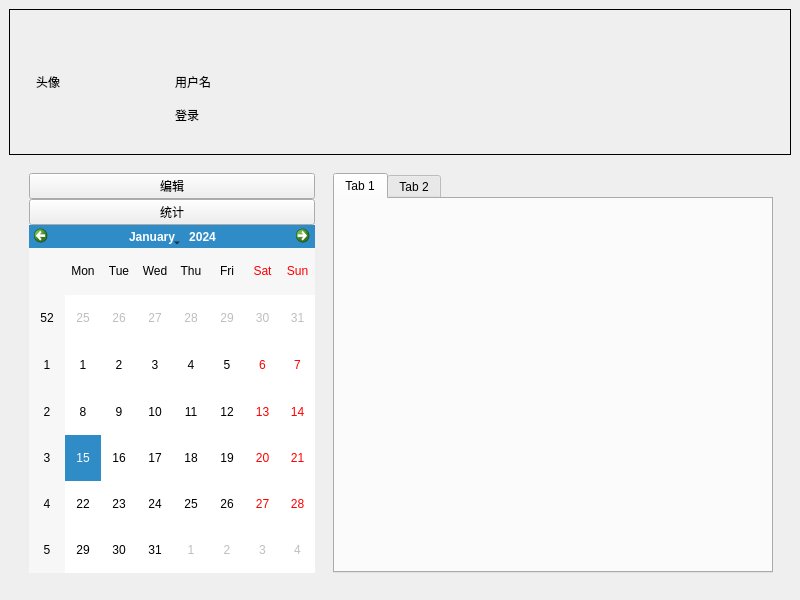
<?xml version="1.0" encoding="UTF-8"?>
<ui version="4.0">
 <class>MainWindow</class>
 <widget class="QMainWindow" name="MainWindow">
  <property name="geometry">
   <rect>
    <x>0</x>
    <y>0</y>
    <width>800</width>
    <height>600</height>
   </rect>
  </property>
  <property name="windowTitle">
   <string>MainWindow</string>
  </property>
  <widget class="QWidget" name="centralwidget">
   <layout class="QVBoxLayout" name="verticalLayout_2">
    <item>
     <layout class="QVBoxLayout" name="verticalLayout" stretch="1,3">
      <property name="spacing">
       <number>0</number>
      </property>
      <item>
       <widget class="QWidget" name="headArea" native="true">
        <property name="styleSheet">
         <string notr="true">border: 1px solid black;</string>
        </property>
        <layout class="QHBoxLayout" name="horizontalLayout_4">
         <item>
          <layout class="QHBoxLayout" name="horizontalLayout_3" stretch="2">
           <item>
            <widget class="QWidget" name="infoArea" native="true">
             <property name="styleSheet">
              <string notr="true">border: none;</string>
             </property>
             <layout class="QVBoxLayout" name="verticalLayout_10">
              <item>
               <layout class="QHBoxLayout" name="horizontalLayout_5" stretch="2,2,7">
                <item>
                 <widget class="QWidget" name="avatarArea" native="true">
                  <layout class="QGridLayout" name="gridLayout_4">
                   <item row="0" column="0">
                    <layout class="QGridLayout" name="gridLayout_3">
                     <item row="0" column="0">
                      <widget class="QLabel" name="avatar">
                       <property name="text">
                        <string>头像</string>
                       </property>
                      </widget>
                     </item>
                    </layout>
                   </item>
                  </layout>
                 </widget>
                </item>
                <item>
                 <widget class="QWidget" name="nameArea" native="true">
                  <layout class="QVBoxLayout" name="verticalLayout_11">
                   <item>
                    <layout class="QVBoxLayout" name="verticalLayout_9" stretch="0,0,0">
                     <item>
                      <widget class="QLabel" name="label">
                       <property name="text">
                        <string/>
                       </property>
                      </widget>
                     </item>
                     <item>
                      <widget class="QLabel" name="label_3">
                       <property name="text">
                        <string>用户名</string>
                       </property>
                      </widget>
                     </item>
                     <item>
                      <widget class="QLabel" name="label_2">
                       <property name="text">
                        <string>登录</string>
                       </property>
                      </widget>
                     </item>
                    </layout>
                   </item>
                  </layout>
                 </widget>
                </item>
                <item>
                 <widget class="QWidget" name="remainArea" native="true"/>
                </item>
               </layout>
              </item>
             </layout>
            </widget>
           </item>
          </layout>
         </item>
        </layout>
       </widget>
      </item>
      <item>
       <widget class="QWidget" name="bodyArea" native="true">
        <layout class="QHBoxLayout" name="horizontalLayout_2">
         <item>
          <layout class="QHBoxLayout" name="horizontalLayout" stretch="2,3">
           <property name="spacing">
            <number>0</number>
           </property>
           <item>
            <widget class="QWidget" name="calendarArea" native="true">
             <layout class="QVBoxLayout" name="verticalLayout_4">
              <property name="leftMargin">
               <number>11</number>
              </property>
              <item>
               <layout class="QVBoxLayout" name="verticalLayout_3">
                <property name="spacing">
                 <number>0</number>
                </property>
                <item>
                 <widget class="QPushButton" name="edit">
                  <property name="text">
                   <string>编辑</string>
                  </property>
                 </widget>
                </item>
                <item>
                 <widget class="QPushButton" name="statistics">
                  <property name="text">
                   <string>统计</string>
                  </property>
                 </widget>
                </item>
                <item>
                 <widget class="QCalendarWidget" name="calendar"/>
                </item>
               </layout>
              </item>
             </layout>
            </widget>
           </item>
           <item>
            <widget class="QWidget" name="dataArea" native="true">
             <layout class="QVBoxLayout" name="verticalLayout_6">
              <item>
               <layout class="QVBoxLayout" name="verticalLayout_5">
                <item>
                 <widget class="QTabWidget" name="tabs">
                  <property name="currentIndex">
                   <number>0</number>
                  </property>
                  <widget class="QWidget" name="tab">
                   <attribute name="title">
                    <string>Tab 1</string>
                   </attribute>
                   <layout class="QVBoxLayout" name="verticalLayout_8">
                    <item>
                     <layout class="QVBoxLayout" name="verticalLayout_7"/>
                    </item>
                   </layout>
                  </widget>
                  <widget class="QWidget" name="tab_2">
                   <attribute name="title">
                    <string>Tab 2</string>
                   </attribute>
                   <layout class="QGridLayout" name="gridLayout_2">
                    <item row="0" column="0">
                     <layout class="QGridLayout" name="gridLayout"/>
                    </item>
                   </layout>
                  </widget>
                 </widget>
                </item>
               </layout>
              </item>
             </layout>
            </widget>
           </item>
          </layout>
         </item>
        </layout>
       </widget>
      </item>
     </layout>
    </item>
   </layout>
  </widget>
  <widget class="QMenuBar" name="menubar">
   <property name="geometry">
    <rect>
     <x>0</x>
     <y>0</y>
     <width>800</width>
     <height>26</height>
    </rect>
   </property>
  </widget>
 </widget>
 <resources/>
 <connections/>
</ui>
